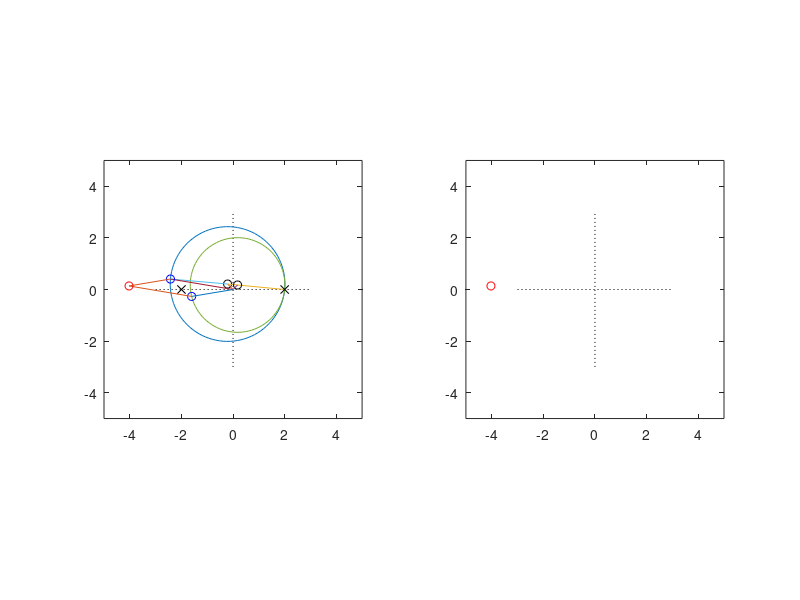
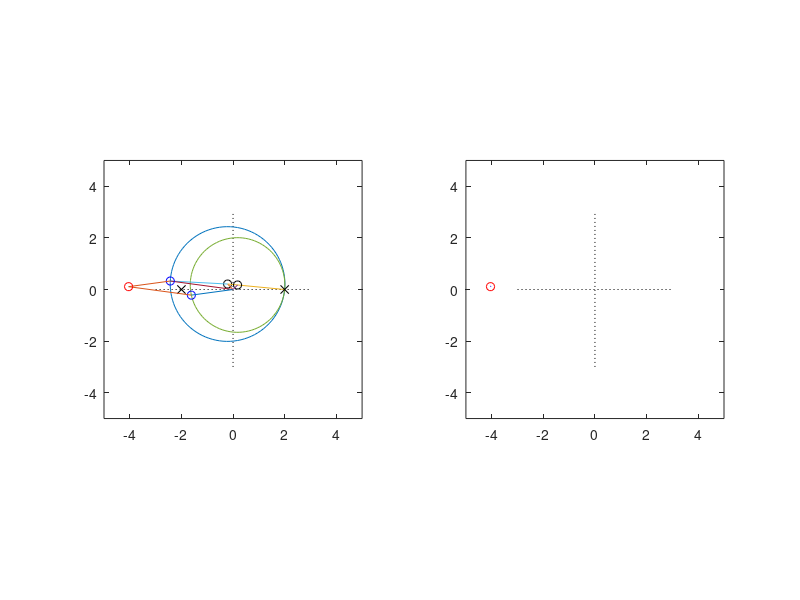
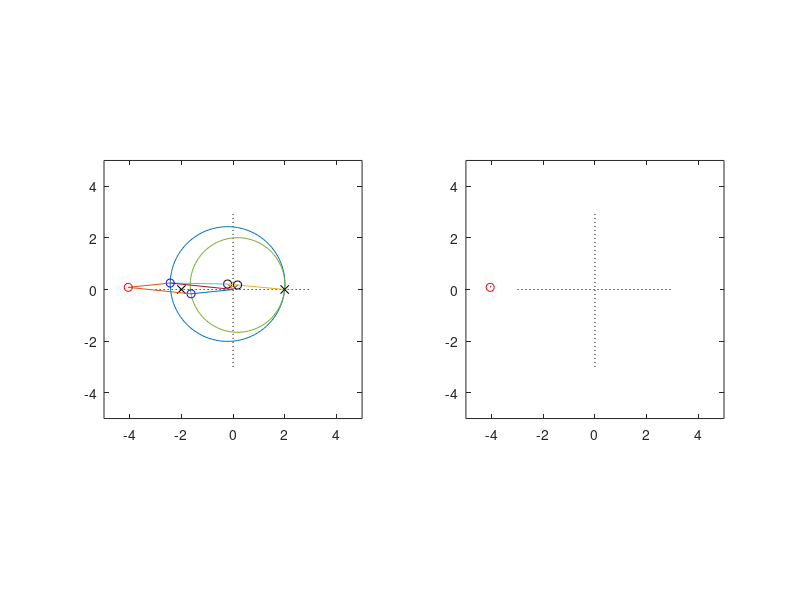
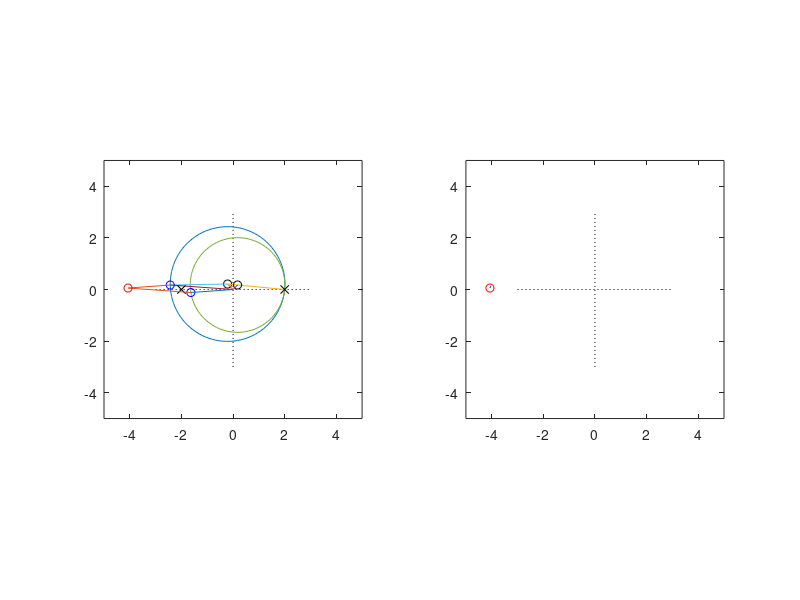

The MATLAB source for these figures, in order: (Note: a time limit stopped this script after it produced the figures.)
clc; clear all;

th = linspace(0,2*pi,100);

thx0 = 175/180*pi;

m = 0.3;
delta = 135/180*pi;
b = 2;
R = sqrt((m*sin(delta))^2+(b-m*cos(delta))^2);

i=1;
 for thx=linspace(0+thx0,2*pi+thx0,181)
    subplot(1, 2, 1)
    plot([-3 3], [0 0], 'k:')
    hold on
    plot([0 0], [-3 3], 'k:')

    % Circonferenza cerchio generatore
    plot(m*cos(delta)+R*cos(th),m*sin(delta)+R*sin(th));

    % Centro C
    plot(m.*cos(delta),m.*sin(delta), 'ko');

    % O-C
    plot([0 m.*cos(delta)],[0 m.*sin(delta)]);

    % B1-C
    plot([b m.*cos(delta)],[0 m.*sin(delta)]);
    
    % C2
    xC2 = -b*m*cos(delta)/(b-2*m*cos(delta));
    yC2 = b*m*sin(delta)/(b-2*m*cos(delta));
    plot(xC2, yC2, 'ko');
    
    % O-C2
    plot([0 xC2], [0 yC2]);
    
    % Cerchio centro C2
    rC2 = sqrt((b-xC2)^2+yC2^2);
    plot(xC2+rC2*cos(th), yC2+rC2*sin(th));
    
    % C-P
    plot([m*cos(delta) m*cos(delta)+R*cos(thx)], [m*sin(delta) m*sin(delta)+R*sin(thx)]);

    % O-P
    plot([0 m*cos(delta)+R*cos(thx)],[0 m*sin(delta)+R*sin(thx)]);

    % Punto P
    xP = R*cos(thx)+m*cos(delta);
    yP = R*sin(thx)+m*sin(delta);
    plot(xP, yP, 'bo');
    rho=sqrt(xP^2+yP^2);
    
    ni = atan2(yP,xP);
    
%     % Controllo rho e ni coincide con P
%     plot(rho*cos(ni), rho*sin(ni), 'bx');

    % Punto P2
    xP2 = b^2/rho*cos(-ni);
    yP2 = b^2/rho*sin(-ni);
    plot(xP2, yP2, 'bo');
    
    % O-P2;
    plot([0 xP2], [0 yP2]);

    % Punti B1 e B2
    plot([-b b], [0 0], 'kx');
    
    % Punto T
    xT(i) = xP+xP2;
    yT(i) = yP+yP2;
    
    
    plot([xP xT(i) xP2], [yP yT(i) yP2]);
    plot(xT(i),yT(i), 'ro');

    axis square
    axis(2.5*b*[-1 1 -1 1])
    hold off
    
    % Costruzione profilo
    
    subplot(1, 2, 2)
    plot([-3 3], [0 0], 'k:')
    hold on
    plot([0 0], [-3 3], 'k:')
    
    
    plot(xT(1:i), yT(1:i), 'b-');
    plot(xT(i),yT(i), 'ro');
    hold off
    axis square
    axis(2.5*b*[-1 1 -1 1])
    i=i+1;
    saveas(gcf,sprintf('./img/anim%03.0f.png', (thx-thx0)/pi*180))
    pause(0.001)
end
